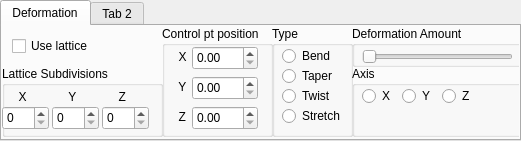
   <widget class="QTabWidget" name="tabWidget">
    <property name="geometry">
     <rect>
      <x>200</x>
      <y>530</y>
      <width>521</width>
      <height>141</height>
     </rect>
    </property>
    <property name="currentIndex">
     <number>0</number>
    </property>
    <property name="movable">
     <bool>false</bool>
    </property>
    <widget class="QWidget" name="tab">
     <attribute name="title">
      <string>Deformation</string>
     </attribute>
     <widget class="QGroupBox" name="groupBox">
      <property name="geometry">
       <rect>
        <x>350</x>
        <y>40</y>
        <width>171</width>
        <height>71</height>
       </rect>
      </property>
      <property name="title">
       <string>Axis</string>
      </property>
      <widget class="QRadioButton" name="radioButton_axis_z">
       <property name="geometry">
        <rect>
         <x>90</x>
         <y>20</y>
         <width>31</width>
         <height>20</height>
        </rect>
       </property>
       <property name="text">
        <string>Z</string>
       </property>
      </widget>
      <widget class="QRadioButton" name="radioButton_axis_x">
       <property name="geometry">
        <rect>
         <x>10</x>
         <y>20</y>
         <width>31</width>
         <height>20</height>
        </rect>
       </property>
       <property name="text">
        <string>X</string>
       </property>
      </widget>
      <widget class="QRadioButton" name="radioButton_axis_y">
       <property name="geometry">
        <rect>
         <x>50</x>
         <y>20</y>
         <width>31</width>
         <height>20</height>
        </rect>
       </property>
       <property name="text">
        <string>Y</string>
       </property>
      </widget>
     </widget>
     <widget class="QGroupBox" name="groupBox_2">
      <property name="geometry">
       <rect>
        <x>270</x>
        <y>0</y>
        <width>81</width>
        <height>111</height>
       </rect>
      </property>
      <property name="title">
       <string>Type</string>
      </property>
      <widget class="QRadioButton" name="radioButton_twist">
       <property name="geometry">
        <rect>
         <x>10</x>
         <y>60</y>
         <width>61</width>
         <height>20</height>
        </rect>
       </property>
       <property name="text">
        <string>Twist</string>
       </property>
      </widget>
      <widget class="QRadioButton" name="radioButton_squash">
       <property name="geometry">
        <rect>
         <x>10</x>
         <y>80</y>
         <width>71</width>
         <height>20</height>
        </rect>
       </property>
       <property name="text">
        <string>Stretch</string>
       </property>
      </widget>
      <widget class="QRadioButton" name="radioButton_bend">
       <property name="geometry">
        <rect>
         <x>10</x>
         <y>20</y>
         <width>71</width>
         <height>20</height>
        </rect>
       </property>
       <property name="text">
        <string>Bend</string>
       </property>
      </widget>
      <widget class="QRadioButton" name="radioButton_taper">
       <property name="geometry">
        <rect>
         <x>10</x>
         <y>40</y>
         <width>71</width>
         <height>20</height>
        </rect>
       </property>
       <property name="text">
        <string>Taper</string>
       </property>
      </widget>
     </widget>
     <widget class="QGroupBox" name="groupBox_3">
      <property name="geometry">
       <rect>
        <x>160</x>
        <y>0</y>
        <width>111</width>
        <height>111</height>
       </rect>
      </property>
      <property name="title">
       <string>Control pt position</string>
      </property>
      <widget class="QDoubleSpinBox" name="latticeZ_spinbox">
       <property name="geometry">
        <rect>
         <x>30</x>
         <y>80</y>
         <width>66</width>
         <height>24</height>
        </rect>
       </property>
      </widget>
      <widget class="QDoubleSpinBox" name="latticeX_spinbox">
       <property name="geometry">
        <rect>
         <x>30</x>
         <y>20</y>
         <width>66</width>
         <height>24</height>
        </rect>
       </property>
      </widget>
      <widget class="QDoubleSpinBox" name="latticeY_spinbox">
       <property name="geometry">
        <rect>
         <x>30</x>
         <y>50</y>
         <width>66</width>
         <height>24</height>
        </rect>
       </property>
      </widget>
      <widget class="QLabel" name="label_ctrl_y">
       <property name="geometry">
        <rect>
         <x>10</x>
         <y>50</y>
         <width>21</width>
         <height>21</height>
        </rect>
       </property>
       <property name="text">
        <string>  Y</string>
       </property>
      </widget>
      <widget class="QLabel" name="label_ctrl_z">
       <property name="geometry">
        <rect>
         <x>10</x>
         <y>80</y>
         <width>21</width>
         <height>21</height>
        </rect>
       </property>
       <property name="text">
        <string>  Z</string>
       </property>
      </widget>
      <widget class="QLabel" name="label_ctrl_y_2">
       <property name="geometry">
        <rect>
         <x>10</x>
         <y>20</y>
         <width>16</width>
         <height>21</height>
        </rect>
       </property>
       <property name="text">
        <string>  X</string>
       </property>
      </widget>
     </widget>
     <widget class="QGroupBox" name="groupBox_4">
      <property name="geometry">
       <rect>
        <x>350</x>
        <y>0</y>
        <width>171</width>
        <height>41</height>
       </rect>
      </property>
      <property name="title">
       <string>Deformation Amount</string>
      </property>
      <widget class="QSlider" name="deform_slider">
       <property name="geometry">
        <rect>
         <x>10</x>
         <y>20</y>
         <width>151</width>
         <height>22</height>
        </rect>
       </property>
       <property name="orientation">
        <enum>Qt::Horizontal</enum>
       </property>
      </widget>
     </widget>
     <widget class="QGroupBox" name="groupBox_5">
      <property name="geometry">
       <rect>
        <x>0</x>
        <y>40</y>
        <width>161</width>
        <height>71</height>
       </rect>
      </property>
      <property name="title">
       <string>Lattice Subdivisions</string>
      </property>
      <widget class="QSpinBox" name="spinBox_subdiv">
       <property name="geometry">
        <rect>
         <x>0</x>
         <y>40</y>
         <width>47</width>
         <height>24</height>
        </rect>
       </property>
      </widget>
      <widget class="QSpinBox" name="spinBox_subdiv_2">
       <property name="geometry">
        <rect>
         <x>50</x>
         <y>40</y>
         <width>47</width>
         <height>24</height>
        </rect>
       </property>
      </widget>
      <widget class="QSpinBox" name="spinBox_subdiv_3">
       <property name="geometry">
        <rect>
         <x>100</x>
         <y>40</y>
         <width>47</width>
         <height>24</height>
        </rect>
       </property>
      </widget>
      <widget class="QLabel" name="label_ctrl_x">
       <property name="geometry">
        <rect>
         <x>10</x>
         <y>20</y>
         <width>16</width>
         <height>21</height>
        </rect>
       </property>
       <property name="text">
        <string>  X</string>
       </property>
      </widget>
      <widget class="QLabel" name="label_ctrl_x_2">
       <property name="geometry">
        <rect>
         <x>60</x>
         <y>20</y>
         <width>16</width>
         <height>21</height>
        </rect>
       </property>
       <property name="text">
        <string>  Y</string>
       </property>
      </widget>
      <widget class="QLabel" name="label_ctrl_x_3">
       <property name="geometry">
        <rect>
         <x>110</x>
         <y>20</y>
         <width>16</width>
         <height>21</height>
        </rect>
       </property>
       <property name="text">
        <string>  Z</string>
       </property>
      </widget>
      <zorder>label_ctrl_x</zorder>
      <zorder>label_ctrl_x_2</zorder>
      <zorder>label_ctrl_x_3</zorder>
      <zorder>spinBox_subdiv</zorder>
      <zorder>spinBox_subdiv_2</zorder>
      <zorder>spinBox_subdiv_3</zorder>
     </widget>
     <widget class="QCheckBox" name="checkBox_2">
      <property name="geometry">
       <rect>
        <x>10</x>
        <y>10</y>
        <width>89</width>
        <height>20</height>
       </rect>
      </property>
      <property name="text">
       <string>Use lattice</string>
      </property>
     </widget>
    </widget>
    <widget class="QWidget" name="tab_2">
     <attribute name="title">
      <string>Tab 2</string>
     </attribute>
    </widget>
   </widget>
